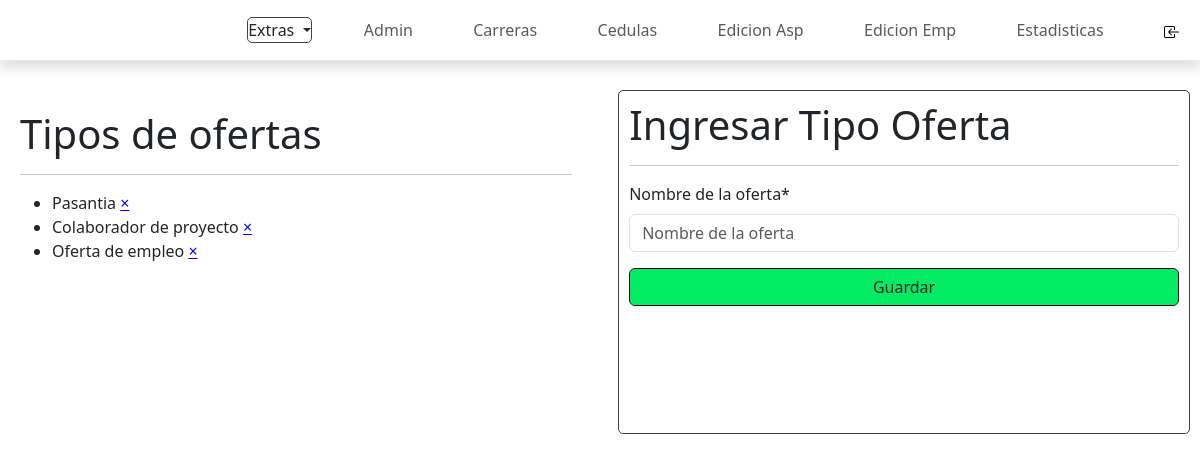
/ADMIN/EXTRAS/TIPOOFERTAEMPLEO/tipoOferta.php (signed in), run on the app's committed database.
### tables this page shows
CREATE TABLE `tipos_oferta` (
  `id_tipo_oferta` int(11) NOT NULL,
  `nombre` varchar(50) NOT NULL
);

### ADMIN/EXTRAS/TIPOOFERTAEMPLEO/tipoOferta.php (the view, shortened to what this page needs)
<?php
include('../../../conexion.php');
?>
<!DOCTYPE html>
<html lang="en">
<head>
    <link href="https://cdn.jsdelivr.net/npm/bootstrap@5.3.0-alpha1/dist/css/bootstrap.min.css" rel="stylesheet">
    <link href="https://unpkg.com/aos@2.3.1/dist/aos.css" rel="stylesheet">
    <link href="https://cdn.jsdelivr.net/npm/@sweetalert2/theme-dark@4/dark.css" rel="stylesheet">
    <link rel="stylesheet" href="estiloTipoOferta.css">
    <link rel="stylesheet" href="../../estiloHeader.css">
</head>
<body>
    <header class="header">
        <nav class="navbar navbar-expand-lg lg-white">
            <div class="container-fluid ">
                <div class="contenedorNavbar collapse navbar-collapse justify-content-end" id="navbarNav">
                    <ul class="navbar-nav">
                        <div class="dropdown activo">
                            <div class="dropdown-toggle" type="button" data-bs-toggle="dropdown" aria-expanded="false">
                                Extras
                            </div>
                        </div>
                        <li class="nav-item iconoLisa ">
                            <a class="nav-link iconoEnlace" aria-current="page" href="../../admin.php">Admin</a>
                        </li>
                        <li class="nav-item iconoLisa ">
                            <a class="nav-link iconoEnlace" aria-current="page" href="../../CARRERAS/carreras.php">Carreras</a>
                        </li>
                        <li class="nav-item iconoLisa ">
                            <a class="nav-link iconoEnlace" aria-current="page" href="../../CEDULAS/cedulas.php">Cedulas</a>
                        </li>
                        <li class="nav-item iconoLisa">
                            <a class="nav-link iconoEnlace" aria-current="page" href="../../EDICIONASPIRANTE/edicionAspirante.php">Edicion Asp</a>
                        </li>
                        <li class="nav-item iconoLisa">
                            <a class="nav-link iconoEnlace" aria-current="page" href="../../EDICIONEMPRESA/edicionEmpresa.php">Edicion Emp</a>
                        </li>
                        <li class="nav-item iconoLisa ">
                            <a class="nav-link iconoEnlace" aria-current="page" href="../../ESTADISTICAS/estadisticas.php">Estadisticas</a>
                        </li>
                        <li class="nav-item iconoLisa">
                            <a class="nav-link iconoEnlace" aria-current="page" href="../../../cerrarSesion.php"><img src="../../../imagenes/Iconos/salir.svg" alt=""></a>
                        </li>
                    </ul>
                </div>
            </div>
        </nav>
    </header>
    <main class="main">
        <section class="seccionTipoOferta">
            <h1>Tipos de ofertas</h1>
            <hr>
            <ul id="ul">
                <?php
                $queryDatosOferta = mysqli_query($conn, "SELECT * FROM tipos_oferta ORDER BY id_tipo_oferta DESC");
                while ($recorrerDatosOferta = mysqli_fetch_array($queryDatosOferta)) {
                ?>
                    <li><?php echo $recorrerDatosOferta['nombre'] ?>
                        <span onclick="desactivar(<?php echo $recorrerDatosOferta['id_tipo_oferta'] ?>)" style="cursor: pointer; color: blue; text-decoration: underline;">&times;</span>
                    </li>
                <?php
                }
                ?>
            </ul>
        </section>
        <section class="seccionFormulario">
            <form action="" id="formulario">
                <h1>Ingresar Tipo Oferta</h1>
                <hr>
                <div class="mb-3">
                    <label for="nombreOferta" class="form-label">Nombre de la oferta*</label>
                    <input type="text" class="form-control" id="nombreOferta" name="nombreOferta" placeholder="Nombre de la oferta" required>
                </div>
                <div class="mb-3">
                    <input type="submit" class="form-control botonSubmit" id="botonSumit" name="BotonSubmit" value="Guardar">
                </div>
            </form>
        </section>
    </main>
</body>
</html>

### ADMIN/EXTRAS/TIPOOFERTAEMPLEO/estiloTipoOferta.css (style rules this page uses)
* { box-sizing: border-box; padding: 0; margin: 0; }
:root { --colorPrincipal: #adadad; --colorSecundario: #adadad; --colorTexto: #424242; --FuenteRoboto: 'Roboto', sans-serif; --colorBoton: #04ec64; --colorFooter: #274546; --coloFondo: #D9D9D9; --fondoOferta: #F0F0F0; }
.main { width: 100%; height: 86vh; display: flex; gap: 1rem; }
.main section { width: 50%; height: 100%; padding: 20px; }
.seccionFormulario { padding: 0 10px !important; }
.seccionFormulario form { background-color: #fff; width: 100%; min-height: 50%; border-radius: 5px; padding: 10px; border: 1px solid #424242; }
form .botonSubmit { background-color: #04ec64; border: 1px solid #000; }

### ADMIN/estiloHeader.css (style rules this page uses)
:root { --colorPrincipal: #adadad; --colorSecundario: #adadad; --colorTexto: #424242; --FuenteRoboto: 'Roboto', sans-serif; --colorBoton: #04ec64; --colorFooter: #274546; --coloFondo: #D9D9D9; --fondoOferta: #F0F0F0; }
.header { box-shadow: 0px 9px 10px #e2e2e2; margin-bottom: 30px; }
.navbar { height: 60px; z-index: 1; }
.navbar-nav { width: 80%; display: flex; justify-content: space-between; align-items: center; }
.activo { border: 1px solid #424242; border-radius: 5px; }

### data on the page
tipos_oferta: nombre "Pasantia"
tipos_oferta: nombre "Colaborador de proyecto"
tipos_oferta: nombre "Oferta de empleo"
